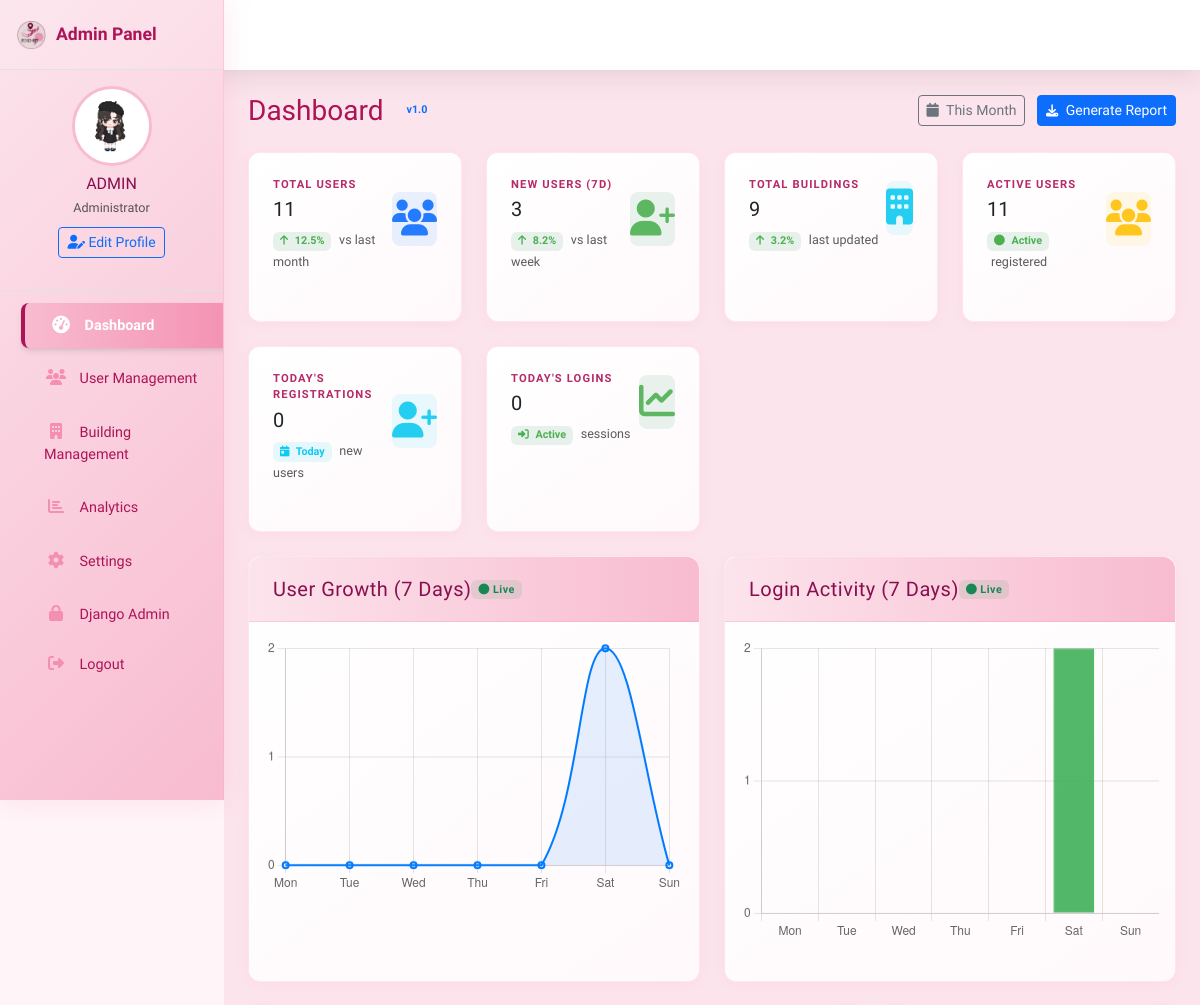
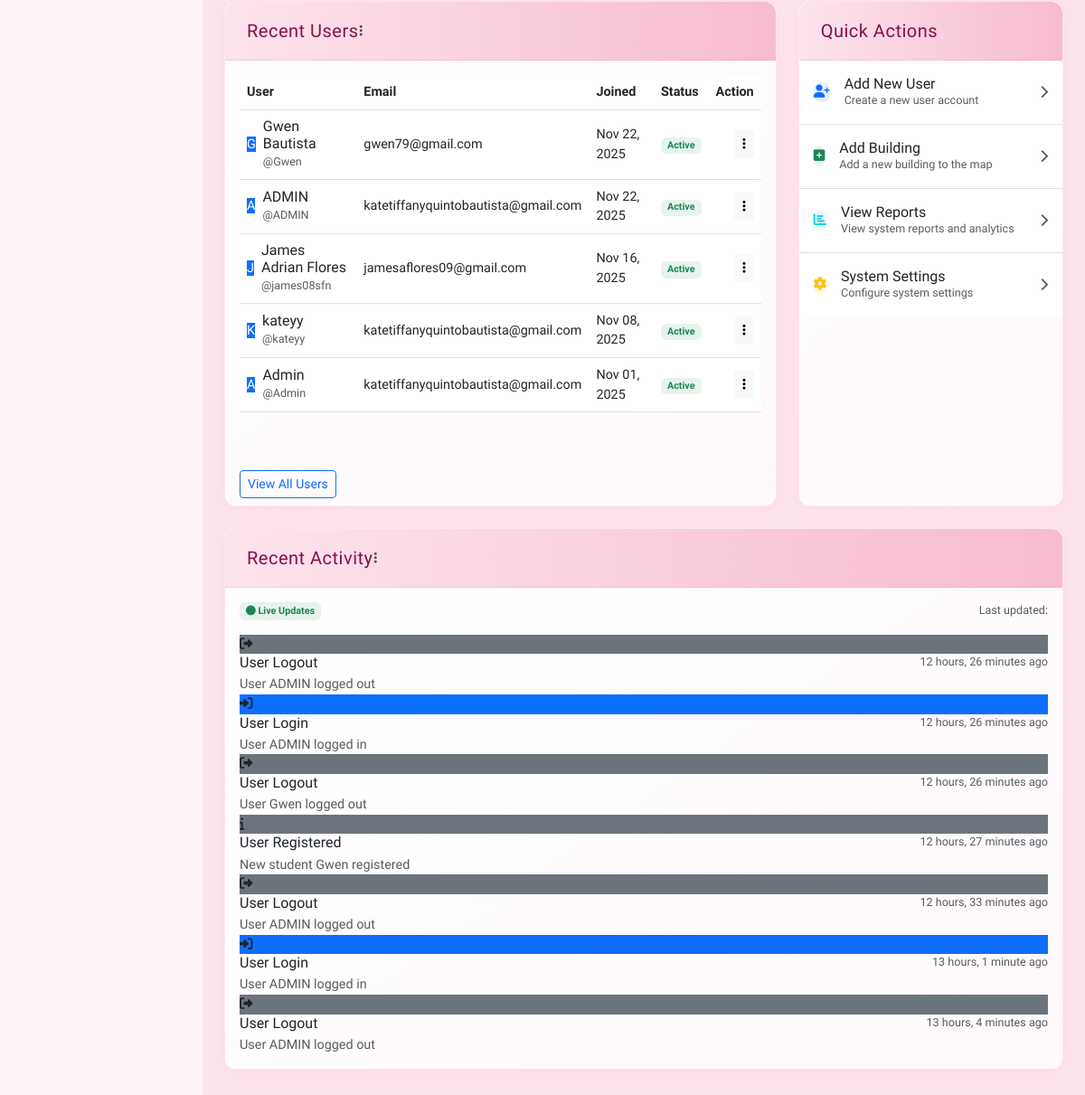
The app's page /dashboard/ (signed in), older data (2 pictures, top to bottom).
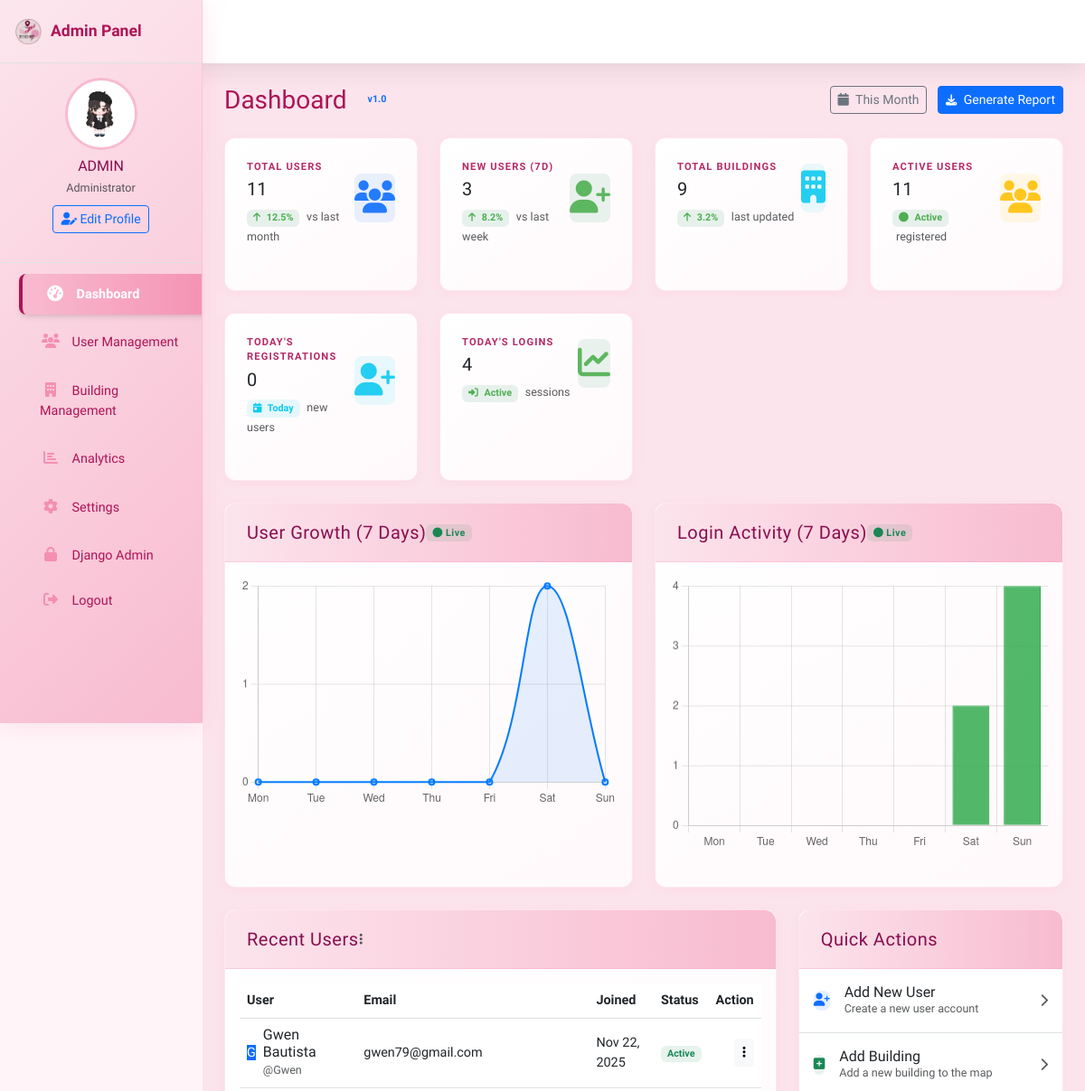
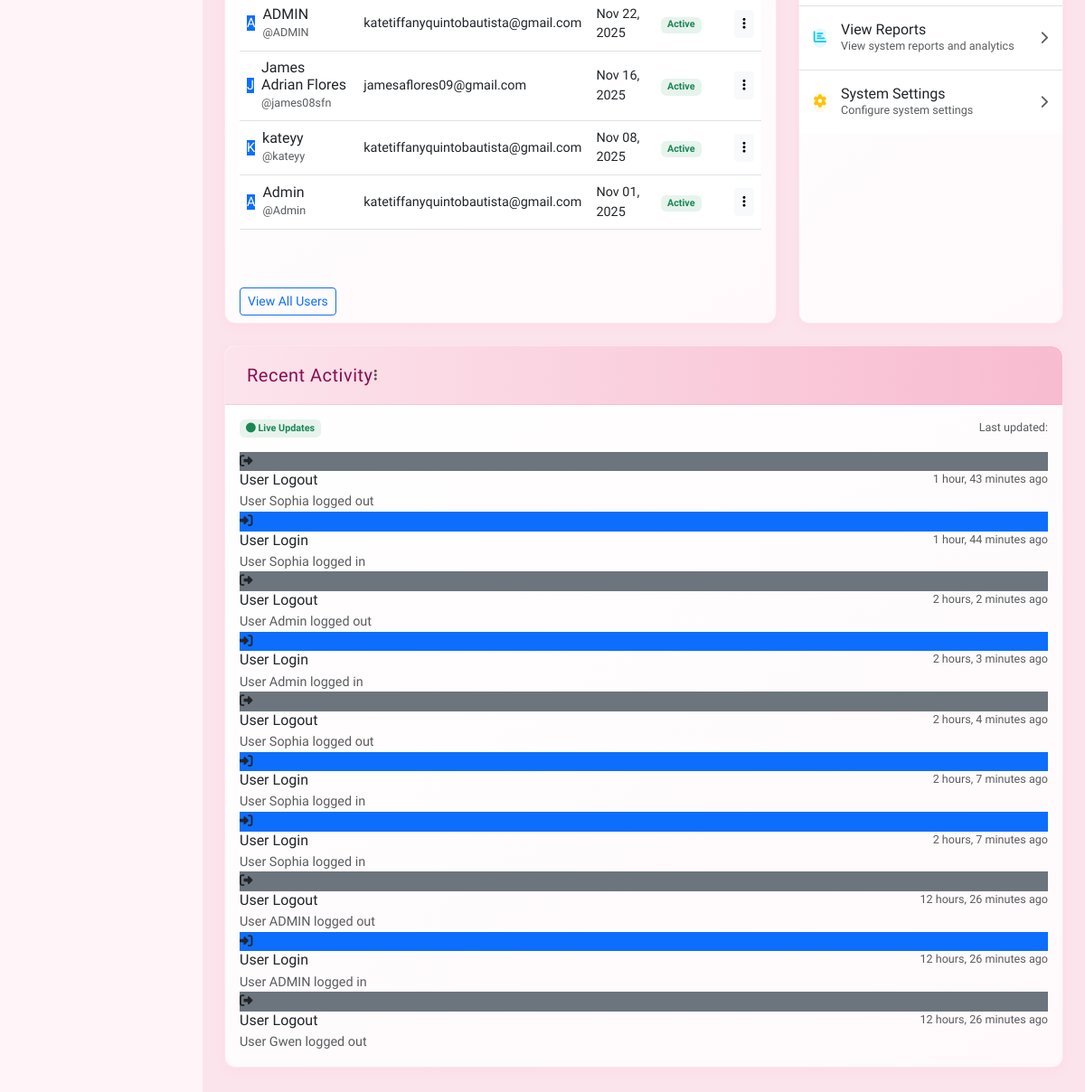
The same page, newer data (2 pictures, top to bottom).
### mapapp/models.py (models this page shows, shortened)
class ActivityLog(models.Model):
    ACTION_CHOICES = [
        ('user_registered', 'User Registered'),
        ('user_login', 'User Login'),
        ('user_logout', 'User Logout'),
        ('profile_updated', 'Profile Updated'),
        ('building_added', 'Building Added'),
        ('building_updated', 'Building Updated'),
        ('building_deleted', 'Building Deleted'),
        ('user_activated', 'User Activated'),
        ('user_deactivated', 'User Deactivated'),
    ]
    user = models.ForeignKey(User, on_delete=models.CASCADE, null=True, blank=True)
    action = models.CharField(max_length=50, choices=ACTION_CHOICES)
    description = models.TextField()
    timestamp = models.DateTimeField(auto_now_add=True)
    ip_address = models.GenericIPAddressField(null=True, blank=True)
    class Meta:
        ordering = ['-timestamp']

### admin_dashboard/views.py (the view)
# urls.py: path('', views.dashboard, name='dashboard'),
@login_required
@user_passes_test(lambda u: u.is_staff, login_url='home')
def dashboard(request):
    recent_users = User.objects.order_by('-date_joined')[:5]
    recent_activities = ActivityLog.objects.select_related('user').order_by('-timestamp')[:10]
    total_buildings = BuildingInfo.objects.count()
    total_users = User.objects.count()
    new_users_week = User.objects.filter(
        date_joined__gte=timezone.now() - timedelta(days=7)
    ).count()
    active_users = User.objects.filter(is_active=True).count()
    today = timezone.now().date()
    users_today = User.objects.filter(date_joined__date=today).count()
    logins_today = ActivityLog.objects.filter(
        action='user_login',
        timestamp__date=today
    ).count()
    date_list = [today - timedelta(days=x) for x in range(6, -1, -1)]
    user_growth_data = {
        'labels': [date.strftime('%a') for date in date_list],
        'data': [
            User.objects.filter(date_joined__date=date).count()
            for date in date_list
        ]
    }
    login_activity_data = {
        'labels': [date.strftime('%a') for date in date_list],
        'data': [
            ActivityLog.objects.filter(
                action='user_login',
                timestamp__date=date
            ).count() for date in date_list
        ]
    }
    context = {
        'active_page': 'dashboard',
        'recent_users': recent_users,
        'recent_activities': recent_activities,
        'total_buildings': total_buildings,
        'total_users': total_users,
        'new_users_this_week': new_users_week,
        'active_users': active_users,
        'users_today': users_today,
        'logins_today': logins_today,
        'user_growth_data': user_growth_data,
        'login_activity_data': login_activity_data,
    }
    return render(request, 'admin_dashboard/dashboard.html', context)

### admin_dashboard/context_processors.py (called while the page is built)
def user_preferences(request):
    if request.user.is_authenticated:
        preferences, created = UserPreferences.objects.get_or_create(user=request.user)
        return {'user_preferences': preferences}
    return {}

### admin_dashboard/templates/admin_dashboard/dashboard.html (shortened to what the changed rows need)
{% extends 'admin_dashboard/base.html' %}
{% block content %}
    <div class="d-flex flex-column flex-md-row align-items-center justify-content-between mb-4">
        <div class="d-flex align-items-center">
            <h1 class="h3 mb-0 text-gray-800">Dashboard</h1>
        </div>
    </div>
    <div class="row g-4 mb-4">
        <div class="col-12 col-sm-6 col-xl-3">
            <div class="card card-stats h-100">
                <div class="card-body">
                    <div class="d-flex justify-content-between align-items-center">
                        <div>
                            <div class="text-xs text-uppercase mb-1">Today's Logins</div>
                            <h5 class="mb-0" id="logins-today-count">{{ logins_today }}</h5>
                            <div class="mt-2">
                                <span class="badge bg-success bg-opacity-10 text-success">
                                </span>
                                <small class="text-muted ms-1">sessions</small>
                            </div>
                        </div>
                    </div>
                </div>
            </div>
        </div>
    </div>
    <div class="row g-4 mb-4">
        <div class="col-12 col-lg-6">
            <div class="card h-100">
                <div class="card-body">
                    <canvas id="loginActivityChart" height="200"></canvas>
                </div>
            </div>
        </div>
    </div>
    <div class="row g-4">
        <div class="col-12 col-xl-8">
            <div class="card h-100">
                <div class="card-body">
                    <div class="table-responsive">
                        <table class="table table-hover align-middle">
                            <thead class="bg-light">
                                <tr>
                                    <th>User</th>
                                    <th>Email</th>
                                    <th>Joined</th>
                                    <th>Status</th>
                                    <th class="text-end">Action</th>
                                </tr>
                            </thead>
                            <tbody>
                                {% for user in recent_users %}
                                <tr>
                                    <td>
                                        <div class="d-flex align-items-center">
                                            <div class="avatar avatar-sm me-2">
                                                <span class="avatar-text bg-primary text-white">{{ user.username|slice:":1"|upper }}</span>
                                            </div>
                                            <div>
                                                <h6 class="mb-0">{{ user.get_full_name|default:user.username }}</h6>
                                                <small class="text-muted">@{{ user.username }}</small>
                                            </div>
                                        </div>
                                    </td>
                                    <td>{{ user.email }}</td>
                                    <td>{{ user.date_joined|date:"M d, Y" }}</td>
                                    <td>
                                        {% if user.is_active %}
                                            <span class="badge bg-success bg-opacity-10 text-success">Active</span>
                                        {% else %}
                                            <span class="badge bg-secondary bg-opacity-10 text-secondary">Inactive</span>
                                        {% endif %}
                                    </td>
                                    <td class="text-end">
                                        <div class="dropdown">
                                            <button class="btn btn-sm btn-light" type="button" data-bs-toggle="dropdown">
                                                <i class="fas fa-ellipsis-v"></i>
                                            </button>
                                        </div>
                                    </td>
                                </tr>
                                {% endfor %}
                            </tbody>
                        </table>
                    </div>
                </div>
            </div>
        </div>
    </div>
    <div class="card mt-4">
        <div class="card-body">
            <div class="timeline" id="activity-timeline">
                {% for activity in recent_activities %}
                <div class="timeline-item">
                    <div class="timeline-badge
                        {% if 'login' in activity.action %}bg-primary
                        {% elif 'building' in activity.action %}bg-success
                        {% elif 'user_activated' in activity.action %}bg-info
                        {% elif 'user_deactivated' in activity.action %}bg-warning
                        {% else %}bg-secondary{% endif %}">
                        <i class="fas
                            {% if 'login' in activity.action %}fa-sign-in-alt
                            {% elif 'logout' in activity.action %}fa-sign-out-alt
                            {% elif 'building' in activity.action %}fa-building
                            {% elif 'user_activated' in activity.action %}fa-user-check
                            {% elif 'user_deactivated' in activity.action %}fa-user-times
                            {% else %}fa-info{% endif %}"></i>
                    </div>
                    <div class="timeline-content">
                        <div class="d-flex justify-content-between">
                            <h6 class="mb-1">{{ activity.get_action_display }}</h6>
                            <small class="text-muted">{{ activity.timestamp|timesince }} ago</small>
                        </div>
                        <p class="mb-0 text-muted">{{ activity.description }}</p>
                    </div>
                </div>
                {% endfor %}
            </div>
        </div>
    </div>
{% endblock %}

### admin_dashboard/templates/admin_dashboard/base.html (shortened to what the changed rows need)
<!DOCTYPE html>
{% load static %}
<html lang="en">
<head>
    <link href="https://cdn.jsdelivr.net/npm/bootstrap@5.3.0/dist/css/bootstrap.min.css" rel="stylesheet">
    <link rel="stylesheet" href="https://cdnjs.cloudflare.com/ajax/libs/font-awesome/6.4.0/css/all.min.css">
</head>
<body>
    <div class="d-flex" id="wrapper">
        <div class="border-right d-flex flex-column" id="sidebar-wrapper" style="height: 100vh;">
            <div class="sidebar-profile p-3 text-center border-bottom">
                <div class="mb-3">
                    {% if user_preferences.profile_picture %}
                        <img class="img-profile rounded-circle mb-2"
                             src="{{ user_preferences.profile_picture.url }}"
                             alt="Profile Picture"
                             style="width: 80px; height: 80px; object-fit: cover; border: 3px solid var(--primary);">
                    {% else %}
                        <img class="img-profile rounded-circle mb-2"
                             src="{% static 'img/undraw_profile.svg' %}"
                             alt="Default Profile"
                             style="width: 80px; height: 80px; object-fit: cover; border: 3px solid var(--primary);">
                    {% endif %}
                    <h6 class="mb-1">{{ user.get_full_name|default:user.username }}</h6>
                    <small class="text-muted">Administrator</small>
                    <div class="mt-2">
                        <a href="{% url 'admin_dashboard:profile' %}" class="btn btn-sm btn-outline-primary">
                        </a>
                    </div>
                </div>
            </div>
        </div>
        <div id="page-content-wrapper">
            <div class="container-fluid" id="content-wrapper">
                {% block content %}{% endblock %}
            </div>
        </div>
    </div>
</body>
</html>

Row changes from the older to the newer data that the page shows:
no longer on this page (row unchanged): ActivityLog: action "User Registered", timestamp "12 hours, 27 minutes", description "New student Gwen registered"
no longer on this page (row unchanged): ActivityLog: action "User Logout", timestamp "12 hours, 33 minutes", description "User ADMIN logged out"
no longer on this page (row unchanged): ActivityLog: action "User Login", timestamp "13 hours, 1 minute", description "User ADMIN logged in"
no longer on this page (row unchanged): ActivityLog: action "User Logout", timestamp "13 hours, 4 minutes", description "User ADMIN logged out"
added ActivityLog: action "User Logout", timestamp "1 hour, 43 minutes", description "User Sophia logged out"
added ActivityLog: action "User Login", timestamp "1 hour, 44 minutes", description "User Sophia logged in"
added ActivityLog: action "User Logout", timestamp "2 hours, 2 minutes", description "User Admin logged out"
added ActivityLog: action "User Login", timestamp "2 hours, 3 minutes", description "User Admin logged in"
added ActivityLog: action "User Logout", timestamp "2 hours, 4 minutes", description "User Sophia logged out"
added ActivityLog: action "User Login", timestamp "2 hours, 7 minutes", description "User Sophia logged in"
added ActivityLog: action "User Login", timestamp "2 hours, 7 minutes", description "User Sophia logged in"
Text that changed along with them:
{{ logins_today }}: "0" → "4"
chart data {{ login_activity_data.data|safe }}: [0, 0, 0, 0, 0, 2, 0] → [0, 0, 0, 0, 0, 2, 4]
